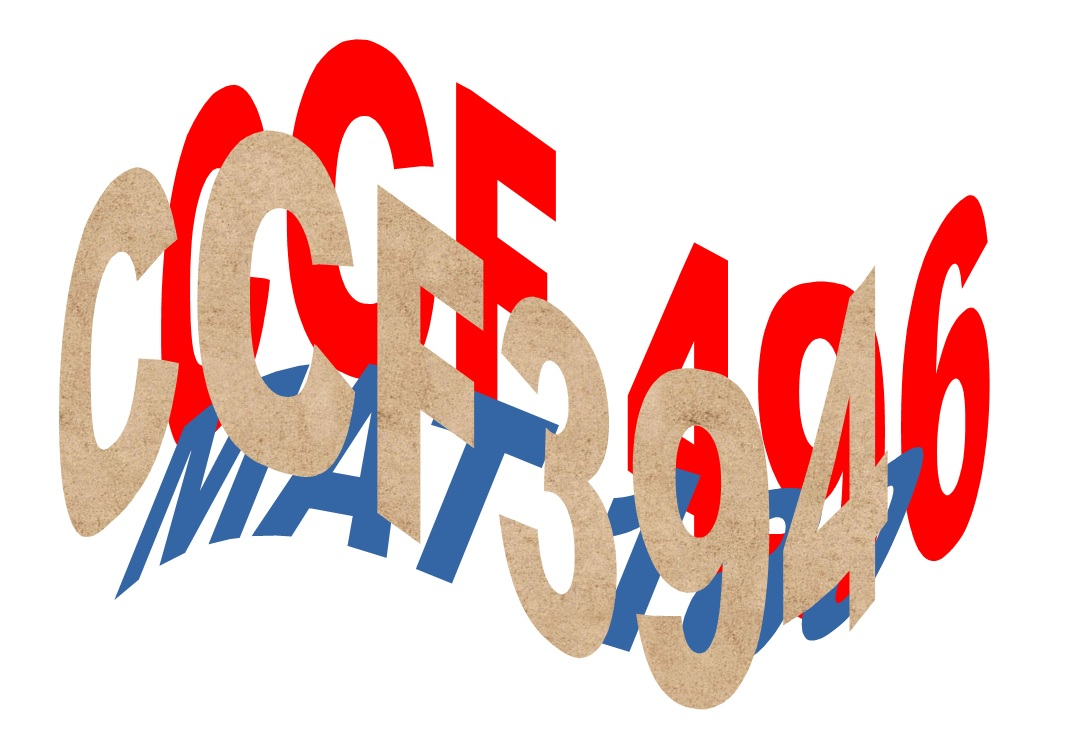
#> input picture Prova1/ccf394.jpg, 1084 x 752 px
$ python questao3.py
#> lines starting #> are read from the running program, lines starting #| are printed output that depends on the picture; after the words box and inside, x2 and y2 are one past the last pixel; in counts of white or black regions, pixels touching at a corner belong together
import cv2
import numpy as np
import matplotlib
matplotlib.use("agg")
import matplotlib.pyplot as plt

#exibe o histograma
def plot(img, cdf, title):
    plt.plot(cdf, color="b")
    plt.hist(img.flatten(), 256, [0, 256], color="r")
    plt.legend(("cdf", title), loc="upper left")
    plt.savefig("resultados/histo_{}.png".format(title))

img = cv2.imread("ccf394.jpg")
#> img is the input picture: shape (752, 1084, 3); mean B, G, R 200.9, 204.2, 235.7
hist, bins = np.histogram(img.flatten(), 256, [0, 256])
#> hist = 256 values, max 1495909 at index 255, min 82 at index 40, mean 9552.8; bins = 257 values from 0 to 256

# Obtendo o CDF do histograma e o plotando.
cdf = hist.cumsum()
#> cdf = 256 values from 123995 to 2445504
plot(img, cdf, "before")
#> in plot, `plt.savefig("resultados/histo_{}.png".format(title))`:
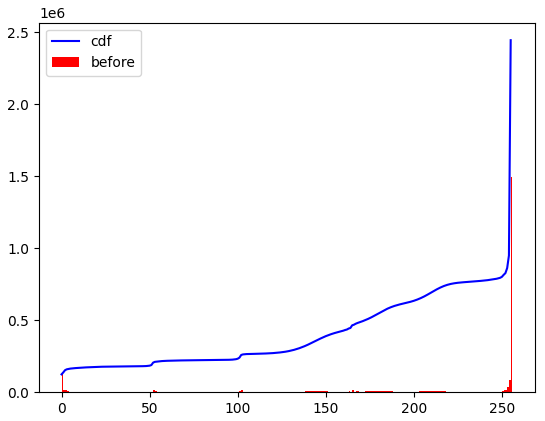
#> figure drawn by matplotlib, 1 panel; tallest bar 1495909 high, from x = 255 to 256; curve peaks at x = 255, y = 2445504

# Normalizando o CDF e o plotando.
cdf_normalized = cdf * hist.max() / cdf.max()
#> cdf_normalized = 256 values from 75847.4 to 1495909
plot(img, cdf_normalized, "after")

img = cv2.medianBlur(img, 7)

lower_color_BGR = np.array([115, 165, 165])
upper_color_BGR = np.array([185, 235, 235])

# lower_black_BGR = np.array([0, 0, 0])
# upper_black_BGR = np.array([10, 10, 10])

maskBGR = cv2.inRange(img, lower_color_BGR, upper_color_BGR)
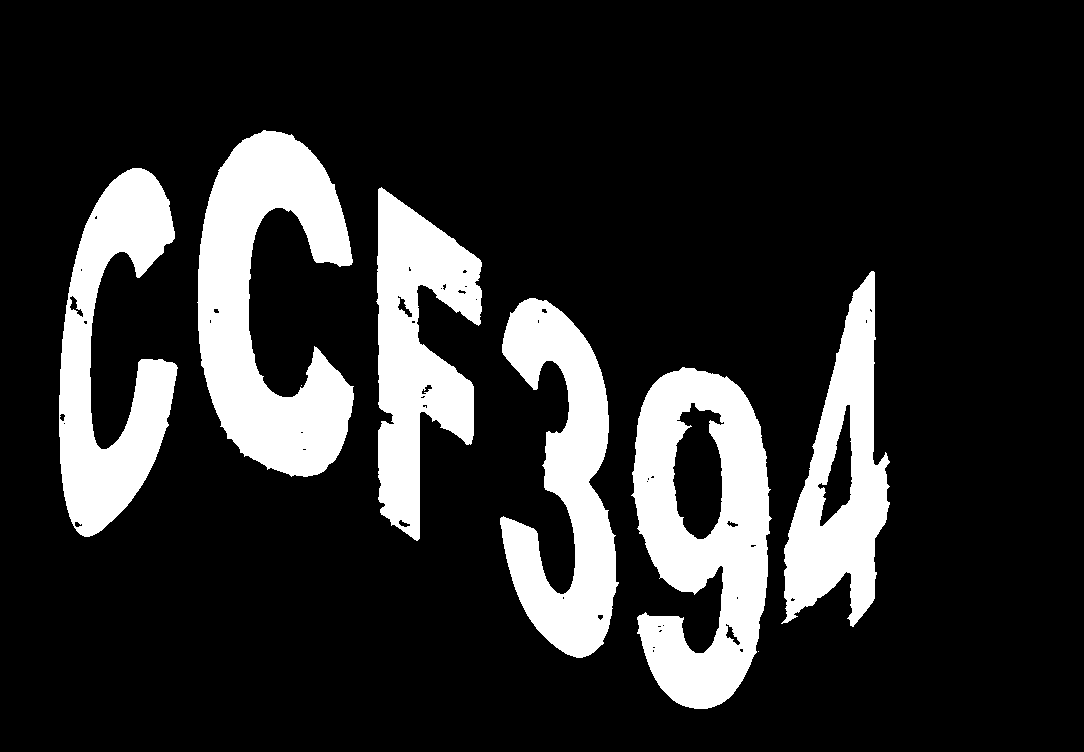
#> maskBGR: shape (752, 1084); 17.5% white; 8 white regions (2 under 20 px), largest, box (x1, y1, x2, y2) and area: (197, 130, 354, 477) 30112, (631, 367, 772, 709) 29412, (500, 298, 619, 658) 22034, (59, 168, 178, 537) 21953, (376, 187, 482, 541) 20880, (781, 271, 890, 627) 18102
# blackMask = cv2.inRange(res, lower_black_BGR, upper_black_BGR)

result = cv2.bitwise_or(img, img, mask=maskBGR)
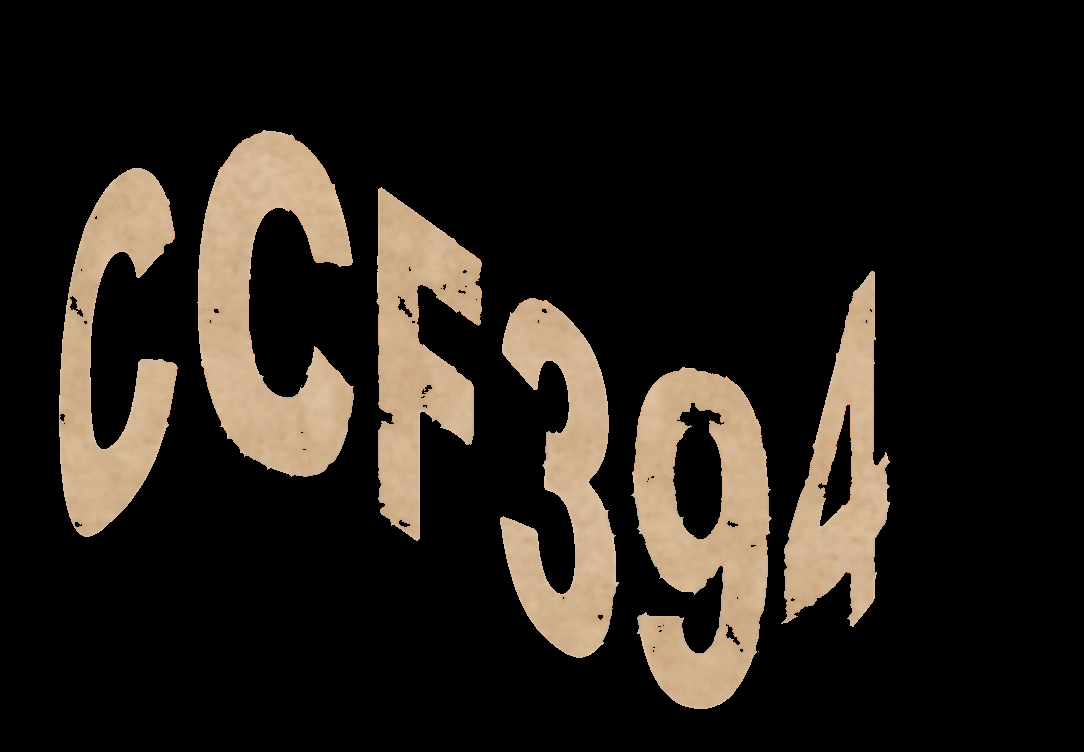
#> result: shape (752, 1084, 3); mean B, G, R 25, 31.2, 36.6


#APLICANDO K Means
K = 2
Z = result.reshape((-1, 3))
Z = np.float32(Z)
criteria = (cv2.TERM_CRITERIA_EPS + cv2.TERM_CRITERIA_MAX_ITER, 10, 1.0)
ret, label, center = cv2.kmeans(Z, K, None, criteria, 10, cv2.KMEANS_RANDOM_CENTERS)
#> ret = 14759505.8; center = [[0, 0, 0], [143.3, 178.4, 209.4]]
center = np.uint8(center)
#> center = [[0, 0, 0], [143, 178, 209]]

res = center[label.flatten()]
res = res.reshape((result.shape))
#filtro de borda
edge_canny = cv2.Canny(res, 150, 240)
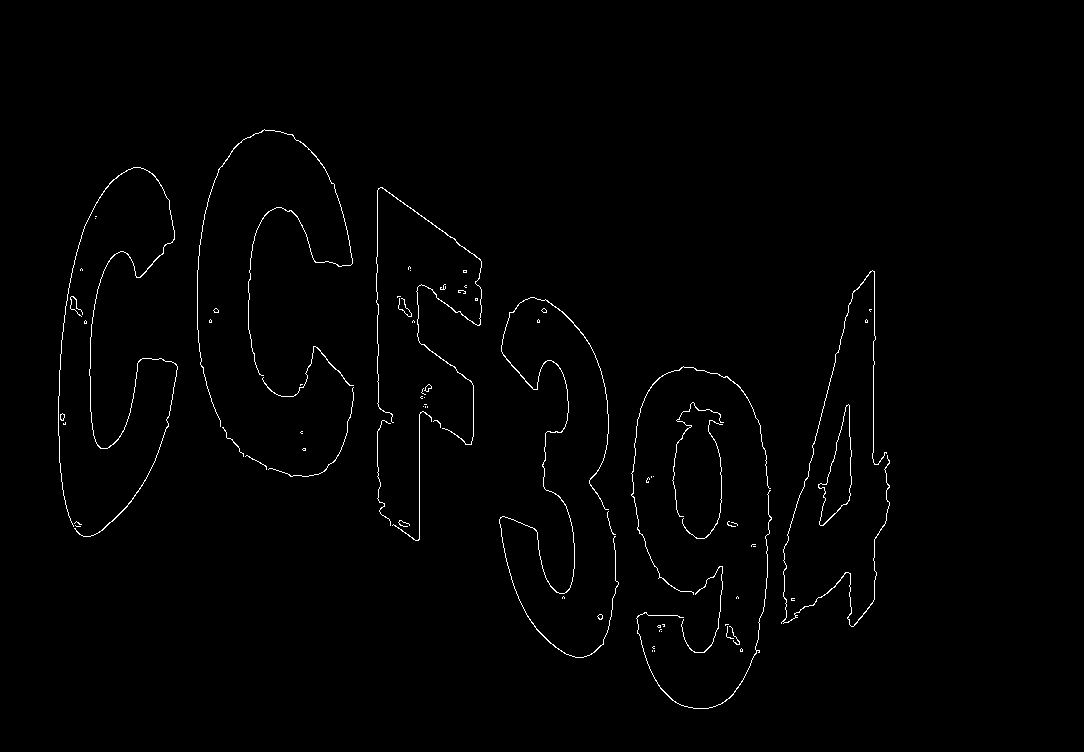
#> edge_canny: shape (752, 1084); 0.97% white in thin lines or dots, all inside (x1, y1, x2, y2) = (58, 129, 890, 709)
cv2.imshow("Resultados das bordas", edge_canny)
cv2.imshow("imagem limpa", result)
cv2.imshow("Resultado com apenas 1 tom de cor", res)
print("O histograma está salvo na pasta resultados")
cv2.waitKey();
cv2.destroyAllWindows();
